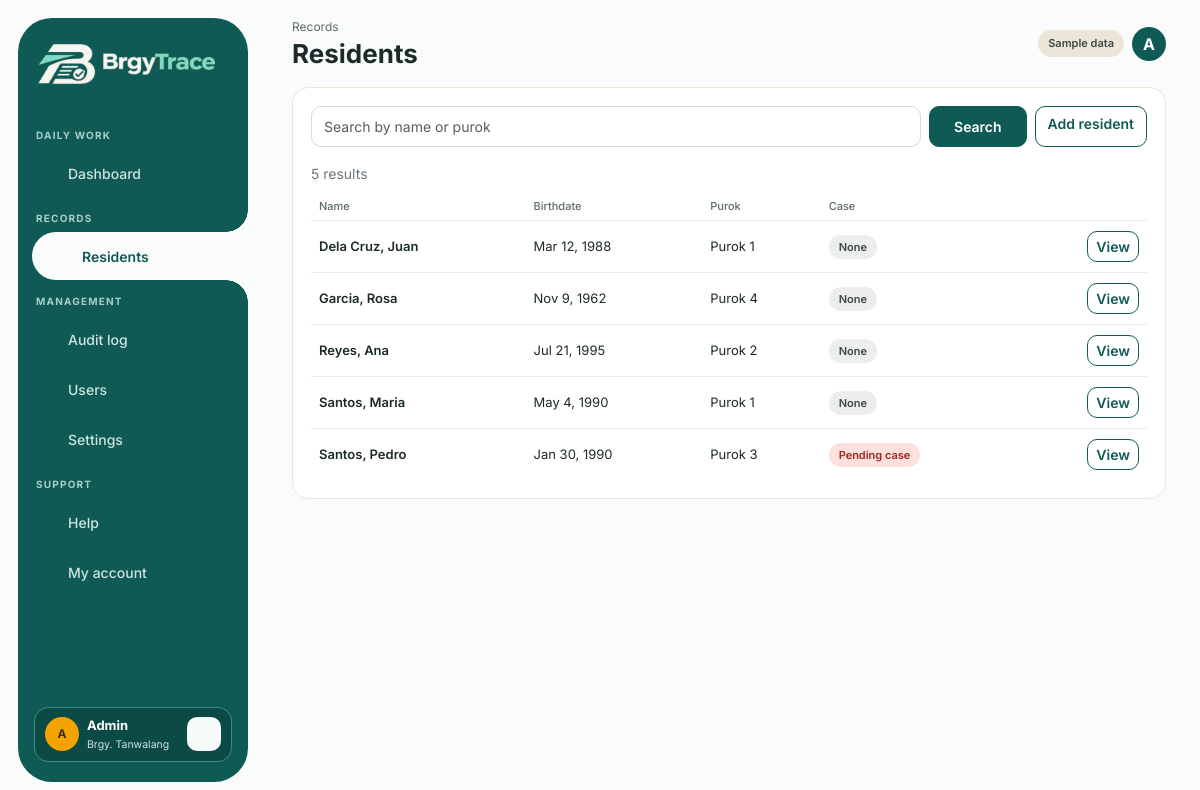
Screenshot of /residents.php (signed in) with the database file from the repository.
### tables this page shows
CREATE TABLE residents (
  id INT AUTO_INCREMENT PRIMARY KEY,
  last_name VARCHAR(60) NOT NULL,
  first_name VARCHAR(60) NOT NULL,
  middle_name VARCHAR(60) NULL,
  suffix VARCHAR(10) NULL,
  birthdate DATE NOT NULL,
  sex ENUM('Male','Female') NOT NULL,
  civil_status ENUM('Single','Married','Widowed','Separated') NOT NULL DEFAULT 'Single',
  purok VARCHAR(40) NOT NULL,
  address VARCHAR(150) NULL,
  contact VARCHAR(30) NULL,
  created_at DATETIME NOT NULL,
  INDEX (last_name, first_name)
);

### residents.php (the view, shortened to what this page needs)
<?php
require_once __DIR__ . '/includes/auth.php';
$q = trim($_GET['q'] ?? '');
$sql = 'SELECT r.*, (SELECT COUNT(*) FROM blotters b WHERE b.respondent_id = r.id AND b.status = "Pending") AS pending
        FROM residents r';
$args = [];
$st = $pdo->prepare($sql . ' ORDER BY r.last_name, r.first_name LIMIT 200');
$st->execute($args);
$rows = $st->fetchAll();
include __DIR__ . '/includes/layout_top.php';
?>
<div class="card-box">
  <form class="d-flex gap-2 mb-3" method="get">
    <input class="form-control" name="q" value="<?= e($q) ?>" placeholder="Search by name or purok">
    <button class="btn btn-teal px-4">Search</button>
    <a class="btn btn-outline-teal text-nowrap" href="resident_add.php">Add resident</a>
  </form>
  <div class="small text-secondary mb-2"><?= count($rows) ?> result<?= count($rows) === 1 ? '' : 's' ?></div>
  <table class="table-b">
    <thead><tr><th>Name</th><th>Birthdate</th><th>Purok</th><th>Case</th><th></th></tr></thead>
    <tbody>
    <?php foreach ($rows as $r): ?>
      <tr>
        <td class="fw-semibold"><?= e($r['last_name'] . ', ' . $r['first_name']) ?></td>
        <td><?= e(date('M j, Y', strtotime($r['birthdate']))) ?></td>
        <td><?= e($r['purok']) ?></td>
        <td style="text-align:left"><?= $r['pending'] ? '<span class="pill pill-red">Pending case</span>' : '<span class="pill pill-grey">None</span>' ?></td>
        <td><a class="btn btn-sm btn-outline-teal" href="resident_view.php?id=<?= (int)$r['id'] ?>">View</a></td>
      </tr>
    <?php endforeach; if (!$rows): ?>
      <tr><td colspan="5" class="text-center text-secondary py-4">No residents found.</td></tr>
    <?php endif; ?>
    </tbody>
  </table>
</div>
<?php include __DIR__ . '/includes/layout_bottom.php'; ?>

### assets/css/style.css (style rules this page uses)
:root { --teal: #0f5a54; --teal-dark: #0b4a45; --teal-soft: #c9e0dc; --amber: #f4a300; --bg: #fafcfc; --ink: #1c2b29; --muted: #5c6b69; --line: #ece6d8; --cream: #faf4e6; }
* { box-sizing: border-box; }
body { margin: 0; background: var(--bg); color: var(--ink); font-family: Inter, system-ui, sans-serif; }
a { color: var(--teal); }
.card-box { padding: 18px; background: #fff; border: 1px solid var(--line); border-radius: 16px; }
.table-b { width: 100%; border-collapse: collapse; font-size: 13px; }
.table-b th { padding: 6px 8px; color: var(--muted); font-size: 11px; font-weight: 500; text-align: left; }
.table-b td { padding: 10px 8px; border-top: 1px solid #f0ebdf; vertical-align: middle; }
.table-b td:last-child, .table-b th:last-child { text-align: right; }
.pill { display: inline-block; padding: 4px 10px; border-radius: 999px; font-size: 11px; font-weight: 600; white-space: nowrap; }
.pill-red { background: #fbe0dc; color: #9a2a1c; }
.pill-grey { background: #eceeee; color: #3d4a48; }
.form-control, .form-select { padding: 0.55rem 0.75rem; border-color: #d4dcdb; border-radius: 10px; font-size: 14px; }
.btn { border-radius: 10px; font-size: 14px; font-weight: 600; }
.btn-teal { background: var(--teal); border-color: var(--teal); color: #fff; }
.btn-outline-teal { background: #fff; border-color: var(--teal); color: var(--teal); }

### rows the page displays
residents: last_name+first_name "Dela Cruz, Juan", birthdate "Mar 12, 1988", purok "Purok 1", shows "None"
residents: last_name+first_name "Garcia, Rosa", birthdate "Nov 9, 1962", purok "Purok 4", shows "None"
residents: last_name+first_name "Reyes, Ana", birthdate "Jul 21, 1995", purok "Purok 2", shows "None"
residents: last_name+first_name "Santos, Maria", birthdate "May 4, 1990", purok "Purok 1", shows "None"
residents: last_name+first_name "Santos, Pedro", birthdate "Jan 30, 1990", purok "Purok 3", shows "Pending case"

### other values shown
$n[1] "DAILY WORK"
$n[1] "Dashboard"
$n[1] "RECORDS"
$n[1] "Residents"
$n[1] "MANAGEMENT"
$n[1] "Audit log"
$n[1] "Users"
$n[1] "Settings"
$n[1] "SUPPORT"
$n[1] "Help"
$n[1] "My account"
$user['full_name'][0] "A"
$user['full_name'] "Admin"
$barangayName "Tanwalang"
$page_sub "Records"
